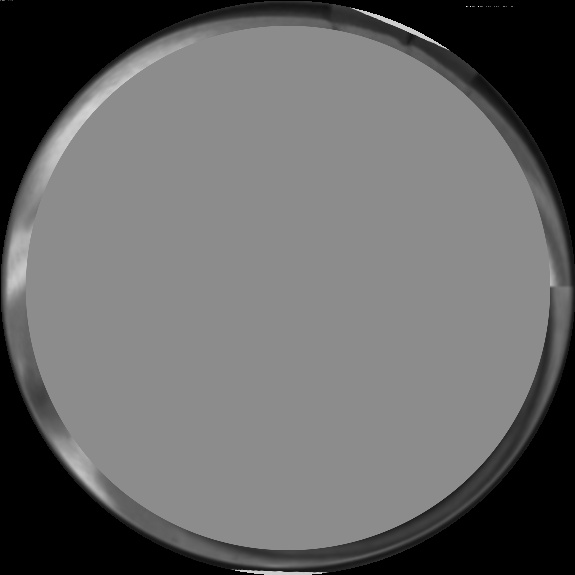
#> input picture data/samples/reconstructed_can_crack1.jpg, 575 x 575 px, found by its file name
$ python generate_figures.py
#> lines starting #> are read from the running program, lines starting #| are printed output that depends on the picture
"""
Generate publication-quality engineering diagrams and figures for GitHub README.
Figures generated:
1. assets/polar_unwrapping_concept.png (Cartesian Circular Rim vs Linear-Polar Unrolled Tape)
2. assets/projection_signal_analysis.png (1D Projection Comparison: Crack Defect Dip vs Smooth Normal Rim)
3. assets/dataset_distribution_and_samples.png (Dataset reference patches p00-p50 + distribution)
"""

import os
import cv2
import numpy as np
import matplotlib.pyplot as plt

os.makedirs("assets", exist_ok=True)
plt.rcParams['font.sans-serif'] = 'DejaVu Sans'
plt.rcParams['axes.edgecolor'] = '#cccccc'
plt.rcParams['axes.linewidth'] = 0.8

# -----------------------------------------------------------------------------
# Figure 1: Polar Unwrapping Concept
# -----------------------------------------------------------------------------
def make_polar_concept():
    fig, axes = plt.subplots(1, 2, figsize=(10, 4.5), facecolor='#ffffff')

    can_lid = cv2.imread(r'data\samples\reconstructed_can_crack1.jpg', cv2.IMREAD_GRAYSCALE)
#> can_lid is the input picture: shape (575, 575); min 0, max 244, mean 102.9
    rim_strip = cv2.imread(r'data\samples\crack1.jpg', cv2.IMREAD_GRAYSCALE)
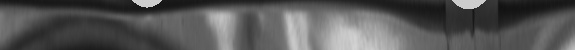
#> input picture data/samples/crack1.jpg, 575 x 50 px, found by its file name
#> rim_strip is the input picture: shape (50, 575); min 17, max 211, mean 86.9

    # Left: Cartesian circle
    axes[0].imshow(can_lid, cmap='gray')
    axes[0].set_title("(A) Cartesian Coordinates (x, y)\n360° Circular Rim with Micro-Crack", fontsize=11, fontweight='bold', pad=10)
    axes[0].axis('off')

    # Highlight defect on circle
    circle = plt.Circle((287, 287), 260, color='#00ffcc', fill=False, linewidth=2, linestyle='--')
    axes[0].add_patch(circle)
    axes[0].annotate("Crack Defect\n(at ~1 o'clock)", xy=(460, 110), xytext=(350, 40),
                     arrowprops=dict(arrowstyle="->", color="red", lw=2),
                     color="red", fontweight='bold', fontsize=10,
                     bbox=dict(boxstyle="round,pad=0.3", fc="#ffe6e6", ec="red", lw=1))

    # Right: Unwrapped strip
    axes[1].imshow(rim_strip, cmap='gray', aspect='auto')
    axes[1].set_title("(B) Linear-Polar Unwrapped Strip (r, θ)\nPerimeter Mapped to Straight 1D Tape", fontsize=11, fontweight='bold', pad=10)
    axes[1].set_xlabel("Angular Dimension θ (0° -> 360° along columns)", fontsize=10)
    axes[1].set_ylabel("Radial Depth (outer 50 px)", fontsize=10)

    # Highlight defect box
    rect = plt.Rectangle((219, 0), 79, 50, edgecolor='red', facecolor='none', linewidth=2.5)
    axes[1].add_patch(rect)
    axes[1].annotate("Defect Notch\n[x=219:298]", xy=(258, 25), xytext=(220, 75),
                     arrowprops=dict(arrowstyle="->", color="red", lw=1.5),
                     color="red", fontweight='bold', fontsize=9,
                     bbox=dict(boxstyle="round,pad=0.3", fc="#ffe6e6", ec="red", lw=1))

    plt.tight_layout()
    out_path = "assets/polar_unwrapping_concept.png"
    plt.savefig(out_path, dpi=200, bbox_inches='tight')
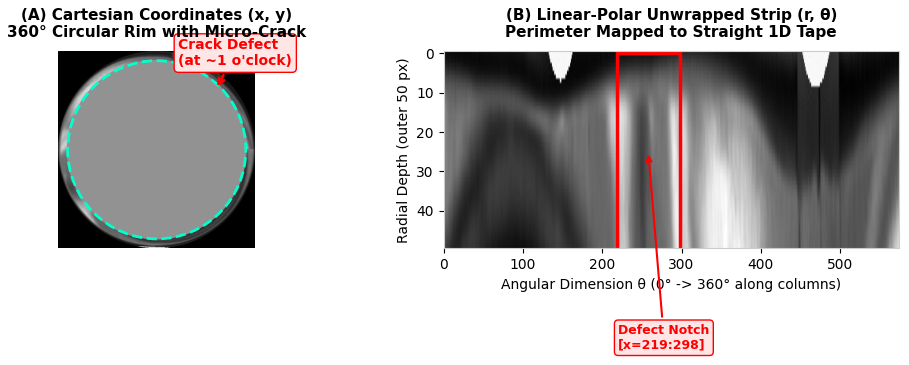
#> figure drawn by matplotlib, 2 panels
    plt.close()
    print(f"Generated: {out_path}")

# -----------------------------------------------------------------------------
# Figure 2: Projection Signal Analysis
# -----------------------------------------------------------------------------
def make_projection_analysis():
    fig, axes = plt.subplots(2, 2, figsize=(11, 6), gridspec_kw={'height_ratios': [1, 2]}, facecolor='#ffffff')

    crack_rim = cv2.imread(r'data\samples\crack1.jpg', cv2.IMREAD_GRAYSCALE)
    # create normal rim strip
    norm_patch = cv2.imread(r'data\samples\crack5.jpg', cv2.IMREAD_GRAYSCALE)
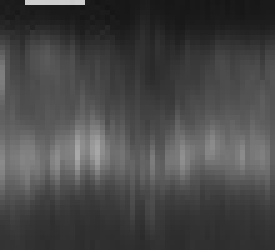
#> input picture data/samples/crack5.jpg, 55 x 50 px, found by its file name (shown 5 times larger)
#> norm_patch is the input picture: shape (50, 55); min 21, max 206, mean 70.9
    repeats = int(np.ceil(575 / norm_patch.shape[1]))
#> repeats = 11
    norm_rim = np.tile(norm_patch, (1, repeats))[:, :575]
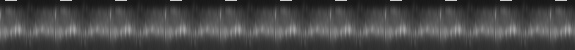
#> norm_rim: shape (50, 575); min 21, max 206, mean 71.1

    crack_col_sums = np.sum(crack_rim, axis=0)
#> crack_col_sums = 575 values, max 8146 at index 291, min 2299 at index 500, mean 4344.7
    norm_col_sums = np.sum(norm_rim, axis=0)
#> norm_col_sums = 575 values, max 4446 at index 0, min 3008 at index 31, mean 3554.6

    # (A) Crack Strip
    axes[0, 0].imshow(crack_rim, cmap='gray', aspect='auto')
    axes[0, 0].set_title("(A) Defective Rim Strip (Physical Micro-Crack)", fontsize=10, fontweight='bold')
    axes[0, 0].axis('off')

    # (B) Normal Strip
    axes[0, 1].imshow(norm_rim, cmap='gray', aspect='auto')
    axes[0, 1].set_title("(B) Normal Rim Strip (Smooth Metallic Reflection)", fontsize=10, fontweight='bold')
    axes[0, 1].axis('off')

    # (C) Crack Projection Signal
    axes[1, 0].plot(crack_col_sums, color='#1f77b4', lw=1.5, label='Intensity Sum H[x]')
    axes[1, 0].axhline(y=5000, color='red', linestyle='--', lw=1.2, label='Threshold = 5,000')
    axes[1, 0].axvspan(219, 298, color='red', alpha=0.25, label='Detected Crack Gap')
    axes[1, 0].set_title("Defect Signal: Sharp Valley Drop Below Threshold", fontsize=10, fontweight='bold')
    axes[1, 0].set_xlabel("Column Index (Perimeter x)", fontsize=9)
    axes[1, 0].set_ylabel("Column Intensity Sum", fontsize=9)
    axes[1, 0].set_ylim(0, 9500)
    axes[1, 0].grid(True, linestyle=':', alpha=0.6)
    axes[1, 0].legend(loc='lower left', fontsize=8.5)

    # (D) Normal Projection Signal
    axes[1, 1].plot(norm_col_sums, color='#2ca02c', lw=1.5, label='Intensity Sum H[x]')
    axes[1, 1].axhline(y=5000, color='red', linestyle='--', lw=1.2, label='Threshold = 5,000')
    axes[1, 1].set_title("Normal Signal: Continuous Baseline Above Threshold", fontsize=10, fontweight='bold')
    axes[1, 1].set_xlabel("Column Index (Perimeter x)", fontsize=9)
    axes[1, 1].set_ylabel("Column Intensity Sum", fontsize=9)
    axes[1, 1].set_ylim(0, 9500)
    axes[1, 1].grid(True, linestyle=':', alpha=0.6)
    axes[1, 1].legend(loc='lower left', fontsize=8.5)

    plt.tight_layout()
    out_path = "assets/projection_signal_analysis.png"
    plt.savefig(out_path, dpi=200, bbox_inches='tight')
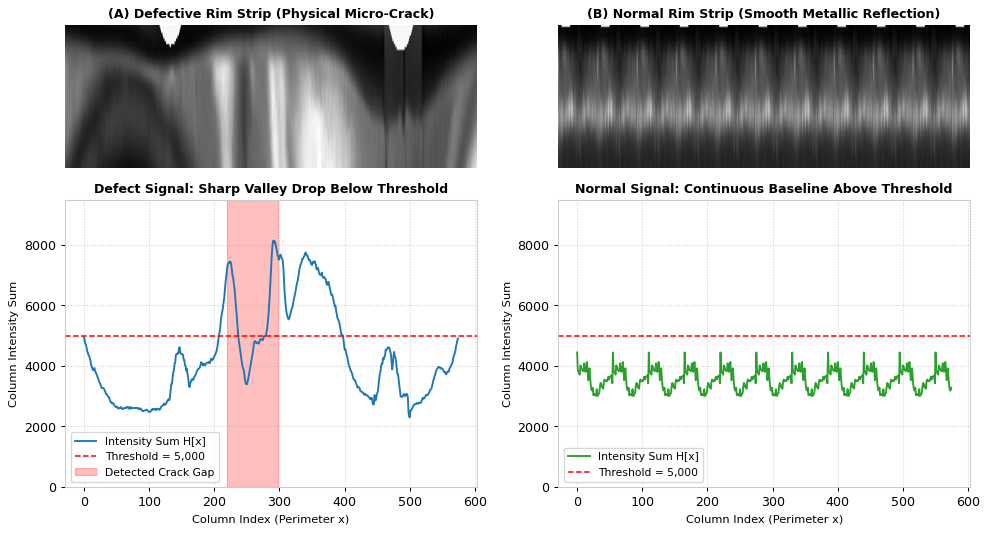
#> figure drawn by matplotlib, 4 panels; panel 3: curve peaks at x = 291, y = 8146; panel 4: curve peaks at x = 0, y = 4446
    plt.close()
    print(f"Generated: {out_path}")

# -----------------------------------------------------------------------------
# Figure 3: Reference Defect and Normal Patches (p00-p50)
# -----------------------------------------------------------------------------
def make_reference_patches_figure():
    fig, axes = plt.subplots(2, 3, figsize=(9, 5), facecolor='#ffffff')

    patches = [
        ("p00.jpg", "Crack Sample #1 (Defect)", 'red'),
        ("p10.jpg", "Crack Sample #2 (Defect)", 'red'),
        ("p20.jpg", "Crack Sample #3 (Defect)", 'red'),
        ("p30.jpg", "Normal Sample #1 (Pass)", 'green'),
        ("p40.jpg", "Normal Sample #2 (Pass)", 'green'),
        ("p50.jpg", "Normal Sample #3 (Pass)", 'green'),
    ]

    for idx, (fname, label, col) in enumerate(patches):
        r = idx // 3
        c = idx % 3
        img_path = os.path.join(r"data\reference_patches", fname)
        if os.path.exists(img_path):
            img = cv2.imread(img_path, cv2.IMREAD_GRAYSCALE)
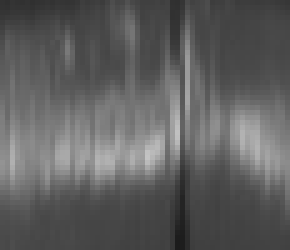
#> input picture data/reference_patches/p00.jpg, 58 x 50 px, found by its file name (shown 5 times larger)
#> img is the input picture: shape (50, 58); min 28, max 195, mean 95
            axes[r, c].imshow(img, cmap='gray')
            axes[r, c].set_title(label, fontsize=9.5, fontweight='bold', color=col, pad=8)
            axes[r, c].axis('off')
            # outline
            for spine in axes[r, c].spines.values():
                spine.set_color(col)
                spine.set_linewidth(2)

    plt.suptitle("Reference Benchmark Patches: Micro-Crack Defects vs Normal Rim Textures", fontsize=11, fontweight='bold', y=0.98)
    plt.tight_layout()
    out_path = "assets/reference_defect_patches.png"
    plt.savefig(out_path, dpi=200, bbox_inches='tight')
    plt.close()
    print(f"Generated: {out_path}")

if __name__ == '__main__':
    make_polar_concept()
    make_projection_analysis()
    make_reference_patches_figure()
